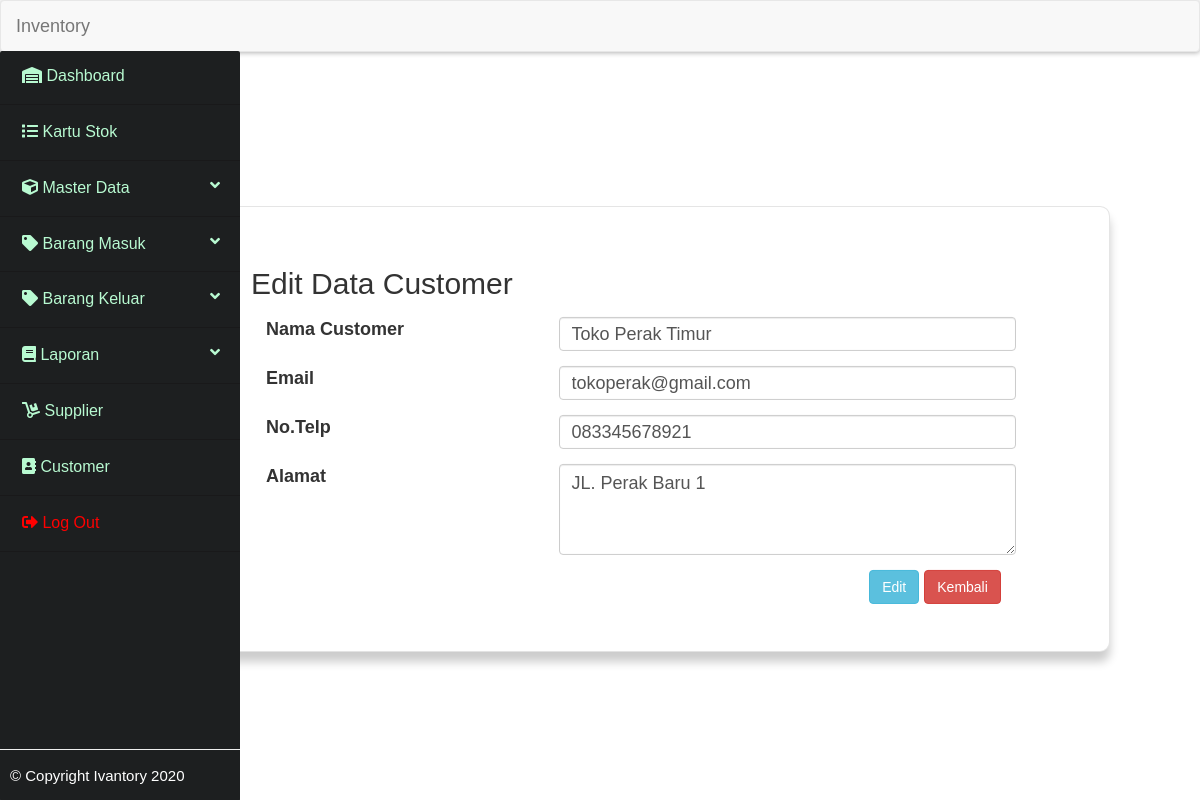
Page /_customer/edit.php?id_customer=1 on the committed database.
### tables this page shows
CREATE TABLE IF NOT EXISTS `customer` (
  `id_customer` int(11) NOT NULL AUTO_INCREMENT,
  `nama_customer` varchar(50) NOT NULL,
  `email` varchar(100) NOT NULL,
  `telepon` varchar(13) NOT NULL,
  `alamat` text NOT NULL,
  PRIMARY KEY (`id_customer`)
);

### _customer/functions.php (called while the page is built, shortened)
<?php
     include "../koneksi.php";
    function query($query){
        global $conn;
        $result = mysqli_query($conn, $query);
        $rows   = [];
        while( $row = mysqli_fetch_assoc($result)){
           $rows[] = $row;
        }
        return $rows;
    }
?>

### _customer/edit.php (the view, shortened to what this page needs)
<?php
    include "functions.php";
    $id = $_GET["id_customer"];
    $cus = query("SELECT * FROM customer WHERE id_customer = $id ")[0];
?>
<!DOCTYPE html>
<html lang="en">
<head>
    <link rel="stylesheet" href="../bootstrap/css/bootstrap.css">
    <link rel="stylesheet" href="../fontawesome/css/all.min.css">
    <link rel="stylesheet" href="../dist/css/admin.css">
    <link rel="stylesheet" href="customer.css">
</head>
<body>
    <div class="wrapper">
        <nav class="navbar navbar-default">
            <div class="navbar-header">
                <a class="navbar-brand" href="#">Inventory</a>
            </div>
        </nav>
        <aside class="sidebar sidebar-collapse">
            <div class="menu">
                <ul class="menu-content">
                    <li>
                        <a href="../dashboard.php"><i class="fas fa-warehouse"></i> Dashboard</a>
                    </li>
                    <li>
                        <a href="../_kartustok/kartu_stok.php"><i class="fas fa-list"></i> Kartu Stok</a>
                    </li>
                    <li>
                        <a href="#"><i class="fas fa-cube"></i> <span>Master Data</span> <i class="fas fa-angle-down pull-right"></i></a>
                    </li>
                    <li>
                        <a href="#"><i class="fas fa-tag"></i> <span>Barang Masuk</span> <i class="fas fa-angle-down pull-right"></i></a>
                    </li>
                    <li>
                        <a href="#"><i class="fas fa-tag"></i> <span>Barang Keluar</span> <i class="fas fa-angle-down pull-right"></i></a>
                    </li>
                    <li>
                        <a href="#"><i class="fas fa-book"></i> <span>Laporan</span> <i class="fas fa-angle-down pull-right"></i></a>
                    </li>
                    <li>
                        <a href="../_supplier/supplier.php"><i class="fas fa-dolly"></i> Supplier</a>
                    </li>
                    <li>
                        <a href="../_customer/customer.php"><i class="fas fa-address-book"></i> Customer</a>
                    </li>
                    <li>
                        <a href="../logout.php" onclick="return confirm('Yakin Untuk Keluar?')"><span style="color: red;"><i class="fas fa-sign-out-alt"></i> Log Out</span></a>
                    </li>
                   <div class="sidebar-footer">
                        <p style="color: white;">&copy Copyright Ivantory 2020</p>
                   </div>
                </ul>
            </div>
        </aside>
        <section class="content">
            <div class="inner">
                <div class="table-content">
                    <div class="box">
                        <h2>Edit Data Customer</h2>
                            <form action="" method="post" class="form form-control-static">
                                <div class="container">
                                    <div class="form-group">
                                        <div class="row">
                                            <div class="col-md-3">
                                                <label for="nama">Nama Customer</label>
                                            </div>
                                            <div class="col-md-5">
                                                <input type="text" name="nama_customer" id="nama_customer" class="form-control" placeholder="Masukkan Nama Customer" style="font-size: 18px;" autocomplete="off" required value="<?= $cus["nama_customer"]; ?>">
                                            </div>
                                        </div>
                                    </div>
                                    <div class="form-group">
                                        <div class="row">
                                            <div class="col-md-3">
                                                <label for="Email">Email</label>
                                            </div>
                                            <div class="col-md-5">
                                                <input type="text" name="email" id="email" class="form-control" placeholder="Masukkan Email" style="font-size: 18px;" autocomplete="off" required value="<?= $cus["email"]; ?>">
                                            </div>
                                        </div>
                                    </div>
                                    <div class="form-group">
                                        <div class="row">
                                            <div class="col-md-3">
                                                <label for="telepon">No.Telp</label>
                                            </div>
                                            <div class="col-md-5">
                                                <input type="text" name="telepon" id="telepon" class="form-control" placeholder="Masukkan Nomor Telepon" onkeypress="return angka(event)" style="font-size: 18px;" maxlength="13" autocomplete="off" value="<?= $cus["telepon"]; ?>">
                                            </div>
                                        </div>
                                    </div>
                                    <div class="form-group">
                                        <div class="row">
                                            <div class="col-md-3">
                                                <label for="alamat">Alamat</label>
                                            </div>
                                            <div class="col-md-5">
                                                <textarea type="text" name="alamat" id="alamat" class="form-control" rows="3" placeholder="Masukkan Alamat" autocomplete="off" style="font-size: 18px;" required><?= $cus["alamat"] ?></textarea>
                                            </div>
                                        </div>
                                    </div>
                                </div>
                                <center>
                                    <button type="submit" name="submit" class="btn btn-info" style="margin-left: 550px;">Edit</button>
                                    <a href="customer.php" class="btn btn-danger">Kembali</a>
                                </center>
                            </form>
                    </div>
                </div>
            </div>
        </section>
    </div>
</body>
</html>

### _customer/customer.css (style rules this page uses)
body { margin: 0; padding: 0; font-family: 'Gill Sans', 'Gill Sans MT', Calibri, 'Trebuchet MS', sans-serif; background-repeat: no-repeat; background-size: cover; }
.box { position: fixed; top: 0; left: 50%; transform: translate(-50%, -50%); width: 900px; background: #fff; padding: 40px; box-sizing: border-box; border: 1px solid rgba(0,0,0,.1); box-shadow: 0 10px 10px rgba(0,0,0,.2); border-radius: 10px; }
.table-content { position: fixed; top: 58%; left: 55%; transform: translate(-50%, -50%); width: 900px; background: #fff; padding: 35px; }

### rows in the picture
customer: nama_customer "Toko Perak Timur", email "tokoperak@gmail.com", telepon "083345678921", alamat "JL. Perak Baru 1"
